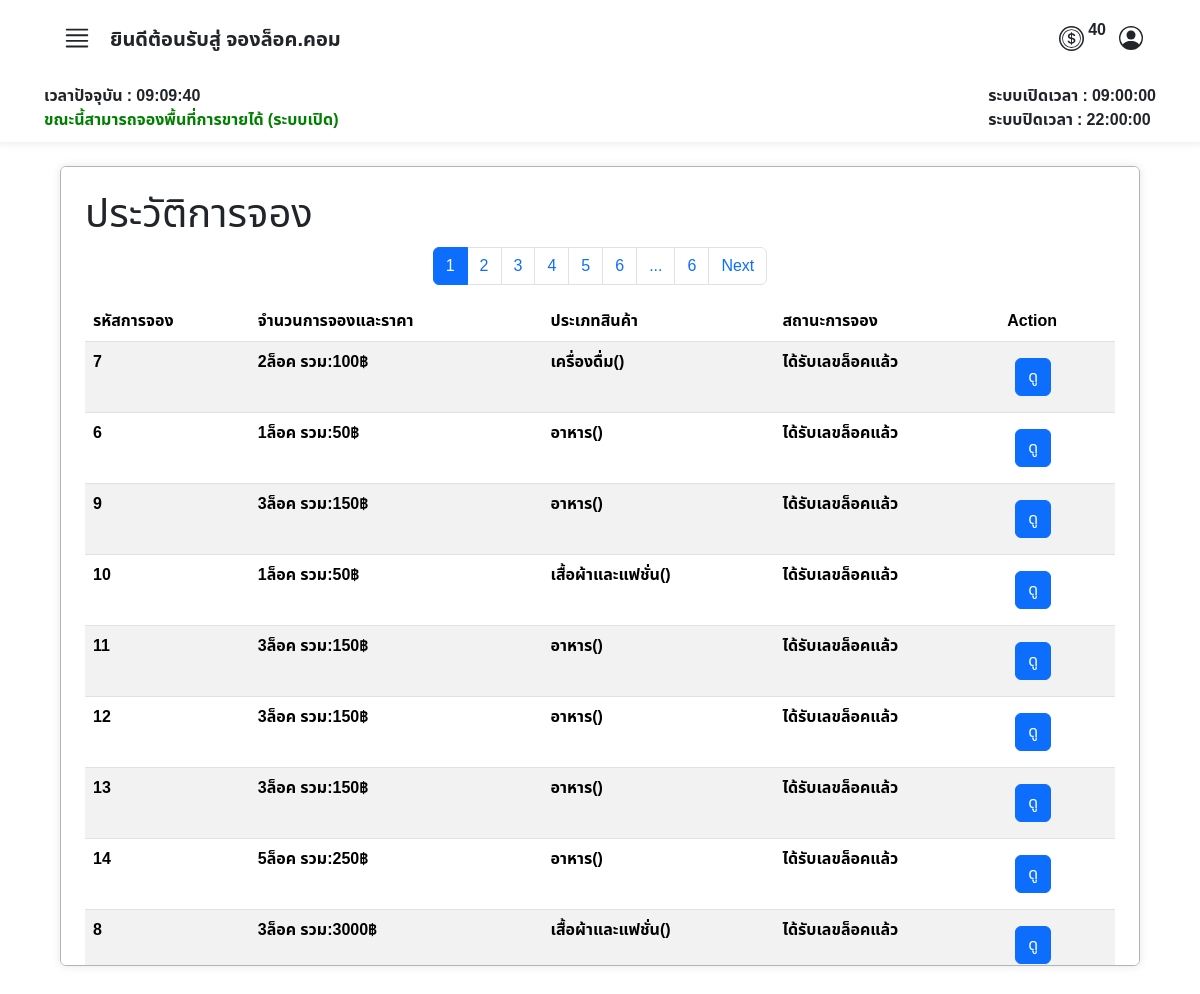
/user/booking_history.php (signed in), run on the app's committed database.
### tables this page shows
CREATE TABLE `tbl_user` (
  `user_id` int(6) UNSIGNED ZEROFILL NOT NULL COMMENT 'รหัสลูกค้า',
  `prefix` enum('นาย','นาง','นางสาว') NOT NULL COMMENT 'คำนำหน้าชื่อ',
  `firstname` varchar(255) NOT NULL COMMENT 'ชื่อ',
  `lastname` varchar(255) NOT NULL COMMENT 'นามสกุล',
  `tel` varchar(11) NOT NULL COMMENT 'เบอร์โทรศัพท์',
  `email` varchar(255) NOT NULL COMMENT 'อีเมลล์',
  `username` varchar(255) NOT NULL COMMENT 'ชื่อผู้ใช้',
  `password` varchar(255) NOT NULL COMMENT 'รหัสผ่าน',
  `userrole` int(3) NOT NULL COMMENT '1=ลูกค้า,2=แอดมิน',
  `shop_name` varchar(50) NOT NULL COMMENT 'ชื่อร้านค้า',
  `token` int(11) NOT NULL,
  `last_login` datetime DEFAULT NULL
);

CREATE TABLE `operating_hours` (
  `id` int(11) NOT NULL,
  `opening_time` time NOT NULL,
  `closing_time` time NOT NULL
);

CREATE TABLE `booked` (
  `id_booked` int(10) UNSIGNED ZEROFILL NOT NULL COMMENT 'รหัสการจองแบบเรียบร้อยแล้ว',
  `booking_id` int(10) UNSIGNED DEFAULT NULL COMMENT 'รหัสการจอง',
  `member_id` int(6) UNSIGNED DEFAULT NULL COMMENT 'รหัสลูกค้า',
  `booking_amount` varchar(45) NOT NULL,
  `total_price` varchar(45) NOT NULL,
  `product_type` int(11) NOT NULL,
  `sub_product_type` int(11) NOT NULL,
  `booking_status` int(3) UNSIGNED NOT NULL COMMENT 'สถานะการจอง',
  `booking_type` varchar(20) NOT NULL,
  `zone_id` int(3) UNSIGNED NOT NULL COMMENT 'รหัสประเภทโซน',
  `slip_img` varchar(45) DEFAULT NULL COMMENT 'log',
  `booking_date` datetime DEFAULT NULL COMMENT 'วันเวลาที่จอง',
  `booked_lock_number` text DEFAULT NULL COMMENT 'เลขล็อคที่จะได้',
  `expiration_date` datetime DEFAULT NULL
);

CREATE TABLE `category` (
  `id_category` int(11) NOT NULL,
  `cat_name` varchar(45) NOT NULL
);

CREATE TABLE `booking_status` (
  `id` int(3) UNSIGNED NOT NULL COMMENT 'รหัสสถานะการจอง',
  `status` varchar(50) NOT NULL COMMENT 'สถานะ'
);

### user/booking_history.php (the view, shortened to what this page needs)
<?php
require("../condb.php");
$results_per_page = 10;
$page = isset($_GET['page']) ? (int)$_GET['page'] : 1;
$start_from = ($page - 1) * $results_per_page;
?>
<!DOCTYPE html>
<html lang="th">
<head>
    <link href="https://cdn.jsdelivr.net/npm/bootstrap@5.3.3/dist/css/bootstrap.min.css" rel="stylesheet">
    <link rel="stylesheet" href="../asset/css/font.css">
</head>
<body>
    <?php
    include('./user_nav.php');
    ?>
    <div class="container my-4 p-2 border border-dark-subtle rounded  overflow-auto  bgcolor" style="width: 90%; height: 50rem;">
        <div class="tab-content" id="myTabContent">
            <div class="tab-pane fade show active mt-2 mx-2 p-2" id="category">
                <div>
                    <h1>ประวัติการจอง</h1>
                </div>
                <div class="mt-2 overflow-auto">
                    <?php
                    $sql_total = "SELECT COUNT(*) FROM market_booking.booked WHERE member_id = $user_id";
                    $result_total = $conn->query($sql_total);
                    $row_total = $result_total->fetch_row();
                    $total_records = $row_total[0];
                    $total_pages = ceil($total_records / $results_per_page);
                    $current_page = isset($_GET['page']) ? $_GET['page'] : 1;
                    $adjacents = 1;
                    echo "<nav>";
                    echo "<ul class='pagination justify-content-center'>";
                    if ($total_pages <= (1 + ($adjacents * 2))) {
                        for ($i = 1; $i <= $total_pages; $i++) {
                            if ($i == $current_page) {
                                echo "<li class='page-item active'><a class='page-link' href='#'>" . $i . "</a></li>";
                            } else {
                                echo "<li class='page-item'><a class='page-link' href='?page=" . $i . "'>" . $i . "</a></li>";
                            }
                        }
                    } else {
                        if ($current_page <= ($adjacents * 2)) {
                            for ($i = 1; $i <= (4 + ($adjacents * 2)); $i++) {
                                if ($i == $current_page) {
                                    echo "<li class='page-item active'><a class='page-link' href='#'>" . $i . "</a></li>";
                                } else {
                                    echo "<li class='page-item'><a class='page-link' href='?page=" . $i . "'>" . $i . "</a></li>";
                                }
                            }
                            echo "<li class='page-item'><a class='page-link' href='#'>...</a></li>";
                            echo "<li class='page-item'><a class='page-link' href='?page=" . $total_pages . "'>" . $total_pages . "</a></li>";
                        }
                    }
                    if ($current_page < $total_pages) {
                        echo "<li class='page-item'><a class='page-link' href='?page=" . ($current_page + 1) . "'>Next</a></li>";
                    }
                    echo "</ul>";
                    echo "</nav>";
                    $sql = "SELECT
                                B.booking_id,
                                CONCAT(U.prefix, ' ', U.firstname, ' ', U.lastname) AS fullname,
                                B.booking_amount,
                                B.total_price,
                                C.cat_name,
                                SC.sub_cat_name,
                                BS.status,
                                B.booking_type,
                                B.slip_img,
                                B.booked_lock_number,
                                B.booking_date
                            FROM market_booking.booked AS B
                            LEFT JOIN booking_status AS BS ON B.booking_status = BS.id
                            LEFT JOIN tbl_user AS U ON B.member_id = U.user_id
                            LEFT JOIN category AS C ON B.product_type = C.id_category
                            LEFT JOIN sub_category AS SC ON B.sub_product_type = SC.idsub_category
                            WHERE member_id = $user_id
                            ";
                    $sql .= " LIMIT $start_from, $results_per_page";
                    $result = $conn->query($sql);
                    if ($result === false) {
                        echo "ข้อผิดพลาด SQL: " . $conn->error;
                    } elseif ($result->num_rows > 0) {
                        echo "<table class='table table-striped'>";
                        echo "<thead>
                            <tr>
                                <th>รหัสการจอง</th>
                                <th>จำนวนการจองและราคา</th>
                                <th>ประเภทสินค้า</th>
                                <th>สถานะการจอง</th>
                                <th>Action</th>
                            </tr>
                        </thead>";
                        echo "<tbody>";
                        while ($row = $result->fetch_assoc()) {
                            echo "<tr>";
                            echo "<td><strong>" . $row["booking_id"] . "</strong></td>";
                            echo "<td><strong>" . $row["booking_amount"] . "ล็อค รวม:" . $row["total_price"] . "฿</strong></td>";
                            echo "<td><strong>" . $row["cat_name"] . "(" . $row["sub_cat_name"] . ")</strong></td>";
                            echo "<td><strong>" . $row["status"] . "</strong></td>";
                            echo "<td>
                                    <button
                                        class='btn btn-primary m-2' type='button'
                                        data-bs-toggle='modal'
                                        data-bs-target='#viewBookingModal'
                                        data-id='" . $row["booking_id"] . "'>
                                        ดู
                                    </button>
                                </td>";
                            echo "</tr>";
                        }
                        echo "</tbody></table>";
                    } else {
                        echo "ไม่พบข้อมูล";
                    }
                    ?>
                </div>
            </div>
        </div>
    </div>
</body>
</html>

### user/user_nav.php (shortened to what this page needs)
<nav class="row g-2 bgcolor">
    <div class="col-12 d-flex justify-content-between px-5 py-3">
        <div class="col-4">
            <div class="d-flex align-items-end ">
                <button class="btn" type="button" data-bs-toggle="offcanvas" data-bs-target="#offcanvasWithBothOptions" aria-controls="offcanvasWithBothOptions">
                </button>
                <h5>
                    <strong>ยินดีต้อนรับสู่ จองล็อค.คอม</strong>
                </h5>
            </div>
        </div>
        <div class="d-flex align-items-center ">
            <div class="row  ">
                <div class="col d-flex align-items-center justify-content-center">
                    <p class="ms-1">
                        <strong>
                            <?php
                            $user_id = $_SESSION["user_id"];
                            $stmt = $conn->prepare("SELECT user_id, username, shop_name, tel, email, token,
                                  firstname, lastname, userrole,
                                  CONCAT(prefix, firstname, ' ', lastname) AS fullname
                        FROM market_booking.tbl_user
                        WHERE user_id = ?");
                            $stmt->bind_param("i", $user_id);
                            $stmt->execute();
                            $stmt->bind_result($SQLuser_id, $SQLusername, $SQLshop_name, $SQLtel, $SQLemail, $SQLtoken, $SQLfirstname, $SQLlastname, $SQLuserrole, $SQLfullname);
                            echo htmlspecialchars($SQLtoken);
                            ?>
                        </strong>
                    </p>
                </div>
            </div>
            <button class="btn " type="button" data-bs-toggle="modal" data-bs-target="#ProfileModal">
            </button>
        </div>
    </div>
    <?php
    require("../condb.php");
    $sql_time = "SELECT opening_time, closing_time FROM operating_hours LIMIT 1";
    $result = $conn->query($sql_time);
    $row_time = $result->fetch_assoc();
    $openingTime = $row_time['opening_time'];
    $closingTime = $row_time['closing_time'];
    ?>
    <div class="col-12 d-flex justify-content-between px-5">
        <strong>
            <div id="time"></div>
            <div id="status"></div>
        </strong>
        <strong>
            <div id="opening_time">ระบบเปิดเวลา : <?php echo $openingTime; ?></div>
            <div id="closing_time">ระบบปิดเวลา : <?php echo $closingTime; ?></div>
        </strong>
    </div>
</nav>

### user/booking_history.php (style rules this page uses)
body { background-image: url(../asset/img/img.market2.jpg); width: 100%; height: 100%; background-repeat: repeat; background-size: cover; }

### user/user_nav.php (style rules this page uses)
.bgcolor { background-color: rgba(255, 255, 255, 0.9); padding-bottom: 10px; box-shadow: 0 0 10px rgba(0, 0, 0, 0.1); }

### data on the page
tbl_user: token "40"
operating_hours: opening_time "09:00:00", closing_time "22:00:00"
booked: booking "7", booking_amount "2", total_price "100", product_type.cat_name "เครื่องดื่ม", booking_status.status "ได้รับเลขล็อคแล้ว"
booked: booking "6", booking_amount "1", total_price "50", product_type.cat_name "อาหาร", booking_status.status "ได้รับเลขล็อคแล้ว"
booked: booking "9", booking_amount "3", total_price "150", product_type.cat_name "อาหาร", booking_status.status "ได้รับเลขล็อคแล้ว"
booked: booking "10", booking_amount "1", total_price "50", product_type.cat_name "เสื้อผ้าและแฟชั่น", booking_status.status "ได้รับเลขล็อคแล้ว"
booked: booking "11", booking_amount "3", total_price "150", product_type.cat_name "อาหาร", booking_status.status "ได้รับเลขล็อคแล้ว"
booked: booking "12", booking_amount "3", total_price "150", product_type.cat_name "อาหาร", booking_status.status "ได้รับเลขล็อคแล้ว"
booked: booking "13", booking_amount "3", total_price "150", product_type.cat_name "อาหาร", booking_status.status "ได้รับเลขล็อคแล้ว"
booked: booking "14", booking_amount "5", total_price "250", product_type.cat_name "อาหาร", booking_status.status "ได้รับเลขล็อคแล้ว"
booked: booking "8", booking_amount "3", total_price "3000", product_type.cat_name "เสื้อผ้าและแฟชั่น", booking_status.status "ได้รับเลขล็อคแล้ว"

### other printed values
$total_pages "6"
